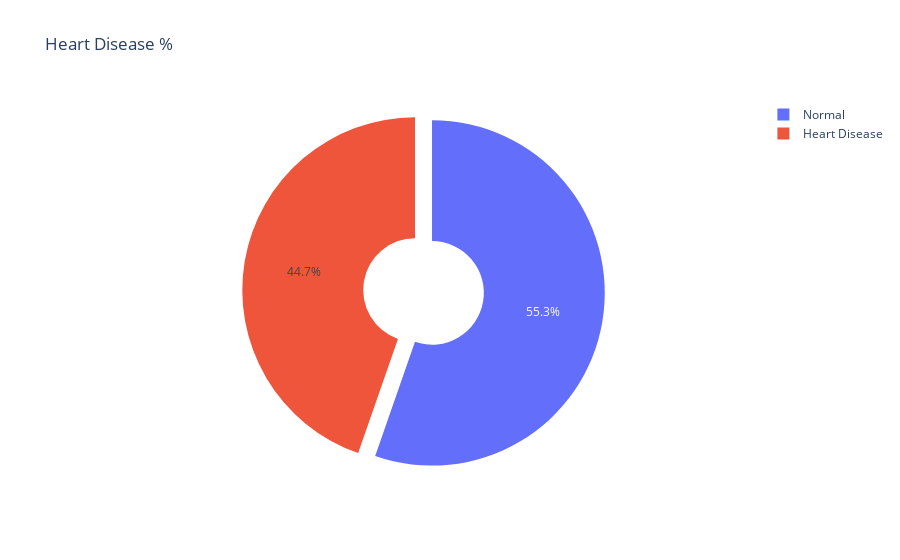

The notebook cell saved with this chart:
### Markdown cell above
## 1.3 Visualization

### Code cell
# Overall about output of database
partition = list(df['HeartDisease'].value_counts())

fig = go.Figure(data=[go.Pie(labels=['Normal','Heart Disease'],
                             values=partition,
                             hole=.3, # this creates a "donut" style pie chart
                             pull=[0.1, 0], # this "explodes" the 'Normal' slice
                             )])

fig.update_layout(title_text='Heart Disease %')

fig.show()

### Figure 1 — Plotly figure (JSON) as saved in the notebook; plotly's stock layout.template omitted (floating-point values rounded to 4 significant figures)
{"data": [{"hole": 0.3, "labels": ["Normal", "Heart Disease"], "pull": [0.1, 0], "type": "pie", "values": [508, 410]}], "layout": {"title": {"text": "Heart Disease %"}}}
